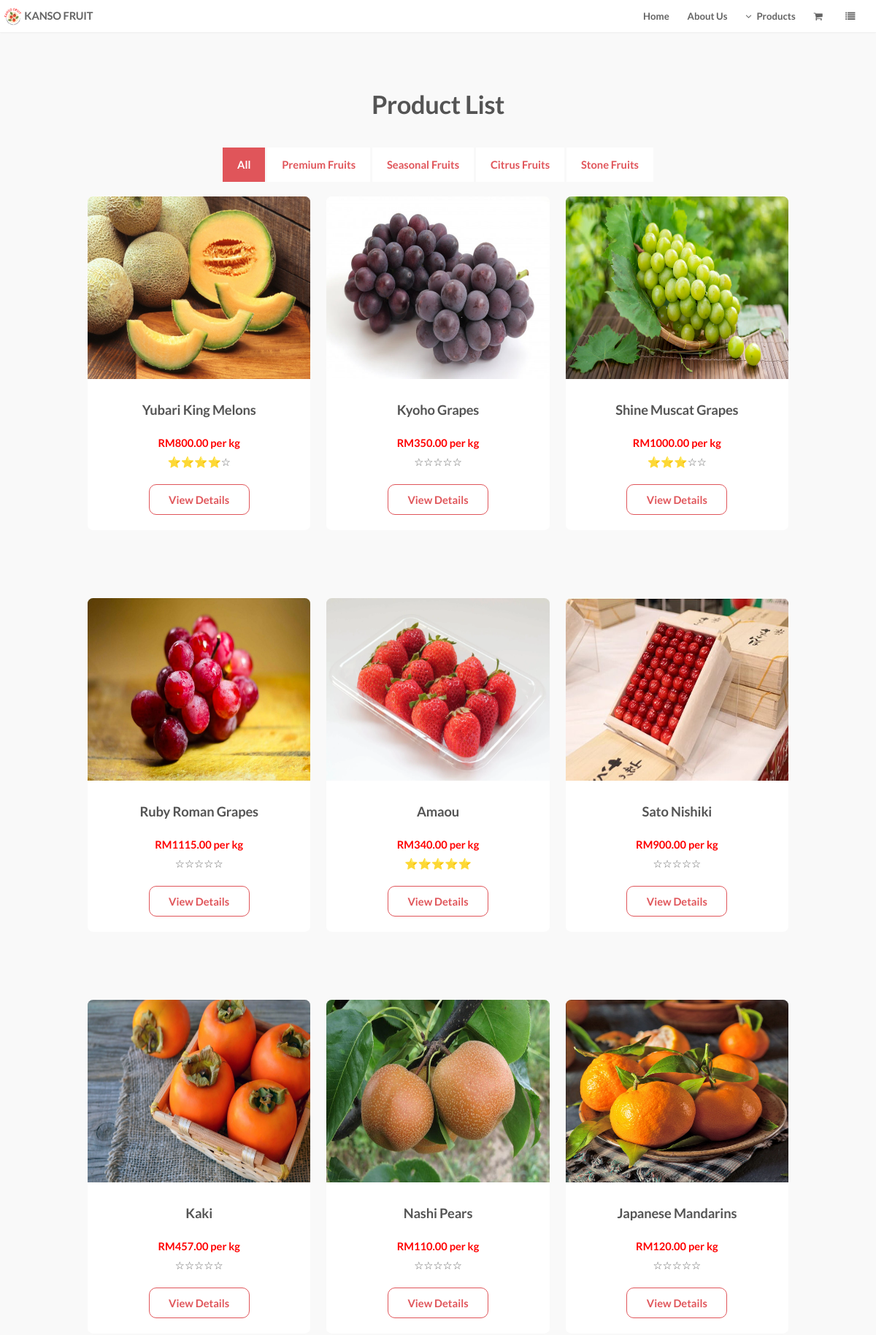
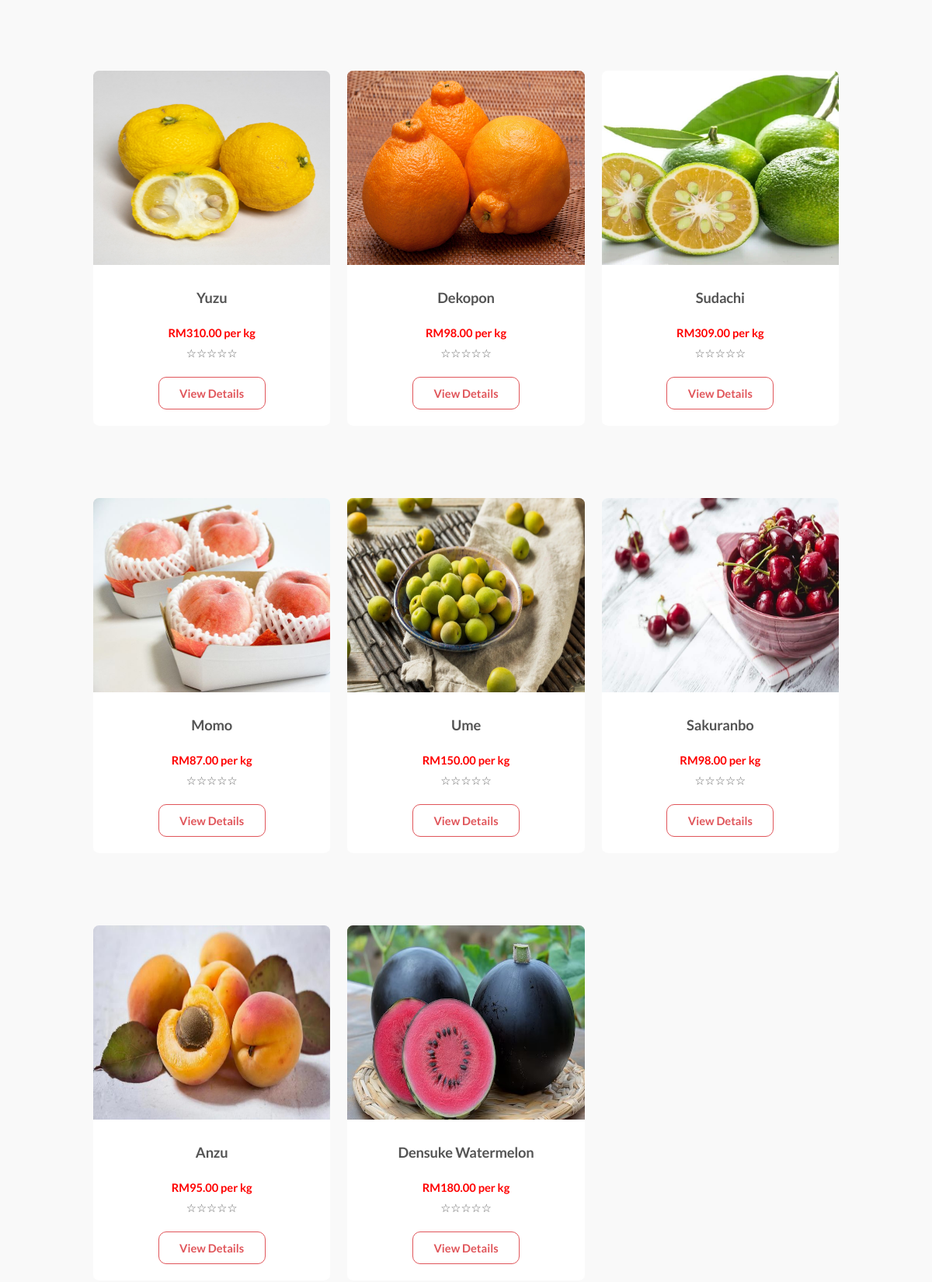
/customer_view_product_list.php (signed in, upper part), run on the app's committed database (2 pictures, top to bottom).
### tables this page shows
CREATE TABLE `producttbl` (
  `product_id` int(11) NOT NULL,
  `product_name` varchar(200) NOT NULL,
  `product_description` text NOT NULL,
  `product_price` decimal(10,2) NOT NULL,
  `product_stock_level` int(5) NOT NULL,
  `product_date_created` date NOT NULL,
  `product_image` varchar(150) NOT NULL,
  `category_id` int(11) NOT NULL
);

### customer_view_product_list.php (the view, shortened to what this page needs)
<?php
include("config.php");
?>
<!DOCTYPE HTML>
<html>
	<head>
	</head>
	<body>
			<header id="header" class="skel-layers-fixed">
				<div id="logo"><a href="index.html" style="text-decoration:none; outline:none; border:none;"><img src="images/logo.png" title="Kanso Fruits" alt="Kanso Fruits Logo"/></a></div>
				<h1><a href="index.html"> KANSO FRUIT</a></h1>
				<nav id="nav">
					<ul>
						<li><a href="index.php">Home</a></li>
						<li><a href="about_us.php">About Us</a></li>
						<li>
							<a href="" class="icon fa-angle-down">Products</a>
						</li>
						<li><a href="customer_view_cart.php" class="icon fa-shopping-cart"></a></li>
						<li>
							<a href="" class="icon fa-list"></a>
						</li>
					</ul>
				</nav>
			</header>
			<section id="three" class="wrapper style1">
			<div class="container">
					<header class="major">
						<h2>Product List</h2>
					</header>
					<p class="productlink">
						<span style="background-color:#e0555a; color:#fff; font-weight:bold; padding:15px 20px; cursor:pointer;">All</span>
						<a href="customer_view_product_list1.php">Premium Fruits</a>
						<a href="customer_view_product_list2.php">Seasonal Fruits</a>
						<a href="customer_view_product_list3.php">Citrus Fruits</a>
						<a href="customer_view_product_list4.php">Stone Fruits</a>
					</p>
					<div class="row">
					<?php
					$get_product_list = mysqli_query($conn,"select * from producttbl,categorytbl WHERE producttbl.category_id = categorytbl.category_id ");
					while($prod_rec = mysqli_fetch_assoc($get_product_list))
					{
						if ($prod_rec["product_image"] == "None")
							{
								$filename = "product_image/default.png";
							}
							else
							{
								$filename = "product_image/".$prod_rec["product_image"];
							}
						$pid = $prod_rec["product_id"];
						$get_average = mysqli_query ($conn, "select avg(item_rating) as average_rating from itemtbl where product_id =$pid AND item_rating !=0");
						$rec = mysqli_fetch_assoc ($get_average);
						echo "<div class='product1'>";
							echo "<article class='box post'>";
								echo "<img src='".$filename."' class='image fit'>";
								echo "<h3>".$prod_rec['product_name']. "</h3>";
								echo "<p>";
								echo "<span style='color:red; font-weight:bold;'>RM".$prod_rec['product_price']." per kg</span>";
								echo "<br>";
								for ($x = 1; $x <=5 ; $x++)
								{
									if ($x <= number_format($rec["average_rating"],0))
									{
										echo "&#11088;";
									}
									else
									{
										echo "&#9734;";
									}
								}
								echo "<br><br>";
								echo "<a href='customer_view_product_detail.php?view_pk=".$prod_rec['product_id']."'>View Details</a>";
								echo "</p>";
							echo "</article>";
						echo "</div>";
					}
					?>
					</div>
				</div>
			</section>
	</body>
</html>

### css/style.css (style rules this page uses)
body { background: #fff; }
body, input, select, textarea { color: #646464; font-family: "Lato", Helvetica, sans-serif; font-size: 15pt; font-weight: 300; line-height: 1.75em; }
a { -moz-transition: color 0.2s ease-in-out, border-color 0.2s ease-in-out; -webkit-transition: color 0.2s ease-in-out, border-color 0.2s ease-in-out; -o-transition: color 0.2s ease-in-out, border-color 0.2s ease-in-out; -ms-transition: color 0.2s ease-in-out, border-color 0.2s ease-in-out; transition: color 0.2s ease-in-out, border-color 0.2s ease-in-out; color: #e0555a; text-decoration: none; border-bottom: dotted 1px; }
p { margin: 0 0 2em 0; }
h1, h2, h3, h4, h5, h6 { color: #545454; font-weight: 700; line-height: 1em; margin: 0 0 1em 0; letter-spacing: -0.01em; }
h1 a, h2 a, h3 a, h4 a, h5 a, h6 a { color: inherit; text-decoration: none; }
h2 { font-size: 1.75em; line-height: 1.5em; }
h3 { font-size: 1.25em; line-height: 1.5em; }
header.major { text-align: center; }
header.major h2 { font-size: 2.35em; }
input[type="checkbox"], { -moz-appearance: none; -webkit-appearance: none; -o-appearance: none; -ms-appearance: none; appearance: none; display: block; float: left; margin-right: -2em; opacity: 0; width: 1em; z-index: -1; }
input[type="checkbox"] + label, { text-decoration: none; color: #646464; cursor: pointer; display: inline-block; font-size: 1em; font-weight: 300; padding-left: 2.4em; padding-right: 0.75em; position: relative; }
input[type="checkbox"] + label:before, { -moz-osx-font-smoothing: grayscale; -webkit-font-smoothing: antialiased; font-family: FontAwesome; font-style: normal; font-weight: normal; text-transform: none !important; }
input[type="checkbox"] + label:before, { background: rgba(144, 144, 144, 0.075); border-radius: 0.5em; border: solid 1px rgba(144, 144, 144, 0.25); content: ''; display: inline-block; height: 1.65em; left: 0; line-height: 1.58125em; position: absolute; text-align: center; top: 0; width: 1.65em; }
input[type="checkbox"]:checked + label:before, { background: #494d53; border-color: #494d53; color: #ffffff; content: '\f00c'; }
input[type="checkbox"]:focus + label:before, { border-color: #e0555a; box-shadow: 0 0 0 1px #e0555a; }
.box { border-radius: 0.5em; border: solid 1px rgba(144, 144, 144, 0.25); margin-bottom: 2em; padding: 2em; }
.box > :last-child, .box > :last-child > :last-child, .box > :last-child > :last-child > :last-child { margin-bottom: 0; }
.box.post { margin-left: auto; margin-right: auto; text-align: center; }
.box.post .image:first-child { border-bottom-left-radius: 0; border-bottom-right-radius: 0; margin: -2em 0 2em -2em; width: calc(100% + 4em); }
.icon { text-decoration: none; border-bottom: none; position: relative; }
.icon:before { -moz-osx-font-smoothing: grayscale; -webkit-font-smoothing: antialiased; font-family: FontAwesome; font-style: normal; font-weight: normal; text-transform: none !important; }
.image { border-radius: 0.5em; border: 0; display: inline-block; position: relative; }
.image.fit { display: block; margin: 0 0 2em 0; width: 100%; }
ul { list-style: disc; margin: 0 0 2em 0; padding-left: 1em; }
ul li { padding-left: 0.5em; }
.wrapper { padding: 5em 0 3em 0; }
.wrapper.style1 { background: #f9f9f9; }
.wrapper.style1 .box { background: #ffffff; border: 0; }
#header { background-color: #fff; box-shadow: 0 1px 2px 0 rgba(0, 0, 0, 0.05); color: inherit; cursor: default; height: 3em; left: 0; line-height: 3em; position: fixed; top: 0; width: 100%; z-index: 10000; }
#header #logo img { width:30px; padding:10px 0px 0px 5px; }
#header h1 { color: inherit; font-size: 1em; height: inherit; left: 1.25em; line-height: inherit; margin: 0; padding: 0px 0px 0px 15px; position: absolute; top: 0; }
#header h1 a { border: 0; }
#header nav { height: inherit; line-height: inherit; position: absolute; right: 1.5em; top: 0; vertical-align: middle; }
#header nav > ul { list-style: none; margin: 0; padding-left: 0; }
#header nav > ul > li { border-radius: 0.5em; display: inline-block; margin-left: 1.5em; padding-left: 0; }
#header nav > ul > li a { border: 0; color: inherit; display: inline-block; text-decoration: none; font-weight:bold; font-size:0.9em; }
#header nav > ul > li a.icon:before { margin-right: 0.5em; }
#header nav > ul > li:first-child { margin-left: 0; }

### css/style-xlarge.css (style rules this page uses)
body, input, select, textarea { font-size: 12pt; }

### css/style-large.css (style rules this page uses)
body, input, select, textarea { font-size: 11pt; }

### data on the page
producttbl: product_image (picture), product_name "Yubari King Melons", product_price "800.00"
producttbl: product_image (picture), product_name "Kyoho Grapes", product_price "350.00"
producttbl: product_image (picture), product_name "Shine Muscat Grapes", product_price "1000.00"
producttbl: product_image (picture), product_name "Ruby Roman Grapes", product_price "1115.00"
producttbl: product_image (picture), product_name "Amaou", product_price "340.00"
producttbl: product_image (picture), product_name "Sato Nishiki", product_price "900.00"
producttbl: product_image (picture), product_name "Kaki", product_price "457.00"
producttbl: product_image (picture), product_name "Nashi Pears", product_price "110.00"
producttbl: product_image (picture), product_name "Japanese Mandarins", product_price "120.00"
producttbl: product_image (picture), product_name "Yuzu", product_price "310.00"
producttbl: product_image (picture), product_name "Dekopon", product_price "98.00"
producttbl: product_image (picture), product_name "Sudachi", product_price "309.00"
producttbl: product_image (picture), product_name "Momo", product_price "87.00"
producttbl: product_image (picture), product_name "Ume", product_price "150.00"
producttbl: product_image (picture), product_name "Sakuranbo", product_price "98.00"
producttbl: product_image (picture), product_name "Anzu", product_price "95.00"
producttbl: product_image (picture), product_name "Densuke Watermelon", product_price "180.00"
